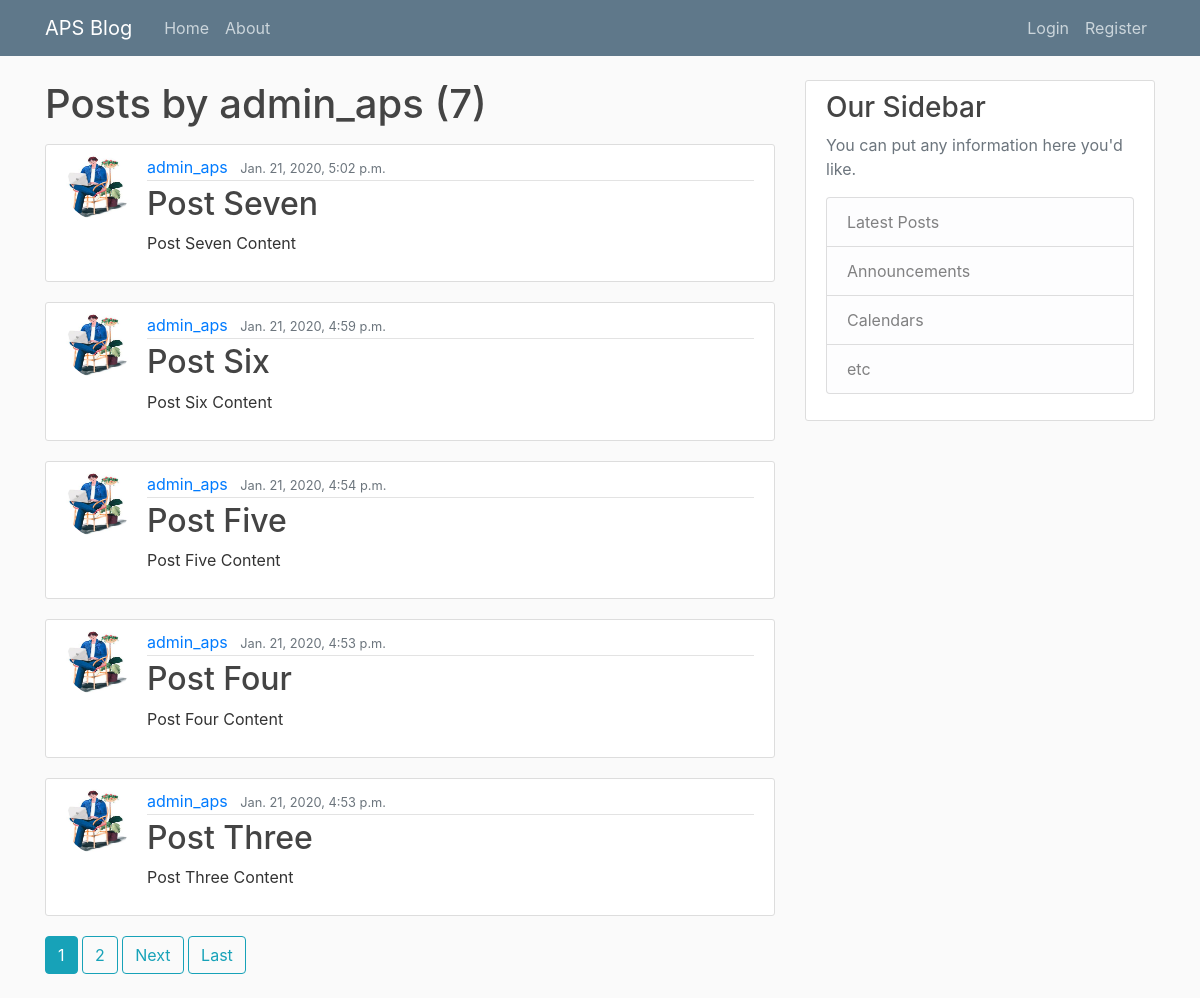
/blog/userPosts/admin_aps, run on the app's committed database.
### blogApp/models.py (models this page shows, shortened)
class Post(models.Model):
    title=models.CharField(max_length=100)
    content=models.TextField()
    date_posted=models.DateTimeField(default=timezone.now)
    author=models.ForeignKey(User,on_delete=models.CASCADE) #on_delete=models.CASCADE is used for "When we delete a user, all posts that was posted by that user"

### users/models.py (models this page shows, shortened)
class Profile(models.Model):
    user=models.OneToOneField(User,on_delete=models.CASCADE)
    image=models.ImageField(default='default.jpg',upload_to='profile_pics')

### blogApp/views.py (the view)
# urls.py: path('userPosts/<str:username>', UserPostListView.as_view(),name='user-posts'),
class UserPostListView(ListView):
    model = Post
    template_name = 'blogApp/user_posts.html'  # <app>/<model>_<viewtype>.html
    context_object_name = 'posts'
    paginate_by = 5
    def get_queryset(self):
        user = get_object_or_404(User, username=self.kwargs.get('username'))
        return Post.objects.filter(author=user).order_by('-date_posted')

### blogApp/templates/blogApp/user_posts.html (shortened to what this page needs)
{% extends "blogApp/base.html" %}
{% block content %}
    <h1 class="mb-3">Posts by {{ view.kwargs.username }} ({{ page_obj.paginator.count }})</h1>
    {% for post in posts %}
        <article class="media content-section">
          <img class="rounded-circle article-img" src="{{ post.author.profile.image.url }}">
          <div class="media-body">
            <div class="article-metadata">
              <a class="mr-2" href="{% url 'user-posts' post.author.username %}">{{ post.author }}</a>
              <small class="text-muted">{{ post.date_posted }}</small>
            </div>
            <h2><a class="article-title" href="{% url 'post-detail' post.id %}">{{ post.title }}</a></h2>
            <p class="article-content">{{ post.content }}</p>
          </div>
        </article>
    {% endfor %}
    {% if is_paginated %}
      {% for num in page_obj.paginator.page_range %}
        {% if page_obj.number == num %}
          <a class="btn btn-info mb-4" href="?page={{ num }}">{{ num }}</a>
        {% elif num > page_obj.number|add:'-3' and num < page_obj.number|add:'3' %}
          <a class="btn btn-outline-info mb-4" href="?page={{ num }}">{{ num }}</a>
        {% endif %}
      {% endfor %}
      {% if page_obj.has_next %}
        <a class="btn btn-outline-info mb-4" href="?page={{ page_obj.next_page_number }}">Next</a>
        <a class="btn btn-outline-info mb-4" href="?page={{ page_obj.paginator.num_pages }}">Last</a>
      {% endif %}
    {% endif %}
{% endblock content %}

### blogApp/static/blogApp/main.css (style rules this page uses)
body { background: #fafafa; color: #333333; margin-top: 5rem; }
h1, h2, h3, h4, h5, h6 { color: #444444; }
.content-section { background: #ffffff; padding: 10px 20px; border: 1px solid #dddddd; border-radius: 3px; margin-bottom: 20px; }
.article-title { color: #444444; }
.article-content { white-space: pre-line; }
.article-img { height: 65px; width: 65px; margin-right: 16px; }
.article-metadata { padding-bottom: 1px; margin-bottom: 4px; border-bottom: 1px solid #e3e3e3 }

### data on the page
Post: author.profile.image (picture), author "admin_aps", date_posted "Jan. 21, 2020, 5:02 p.m.", title "Post Seven", content "Post Seven Content"
Post: author.profile.image (picture), author "admin_aps", date_posted "Jan. 21, 2020, 4:59 p.m.", title "Post Six", content "Post Six Content"
Post: author.profile.image (picture), author "admin_aps", date_posted "Jan. 21, 2020, 4:54 p.m.", title "Post Five", content "Post Five Content"
Post: author.profile.image (picture), author "admin_aps", date_posted "Jan. 21, 2020, 4:53 p.m.", title "Post Four", content "Post Four Content"
Post: author.profile.image (picture), author "admin_aps", date_posted "Jan. 21, 2020, 4:53 p.m.", title "Post Three", content "Post Three Content"

### other printed values
{{ view.kwargs.username }} "admin_aps"
{{ page_obj.paginator.count }} "7"
{{ num }} "1"
{{ num }} "2"
